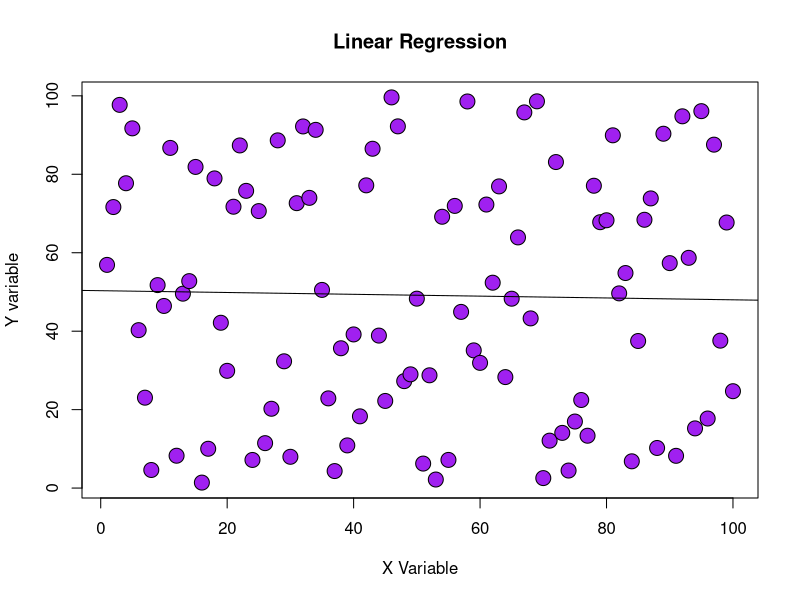
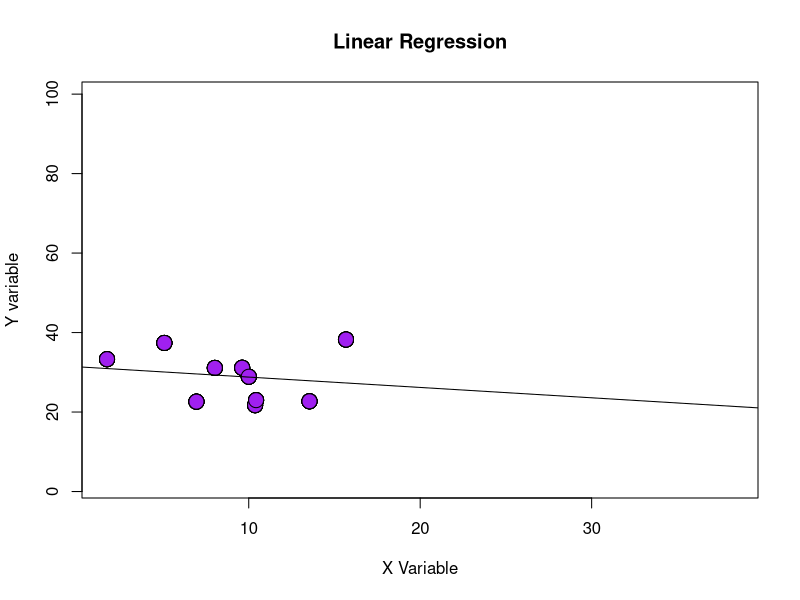
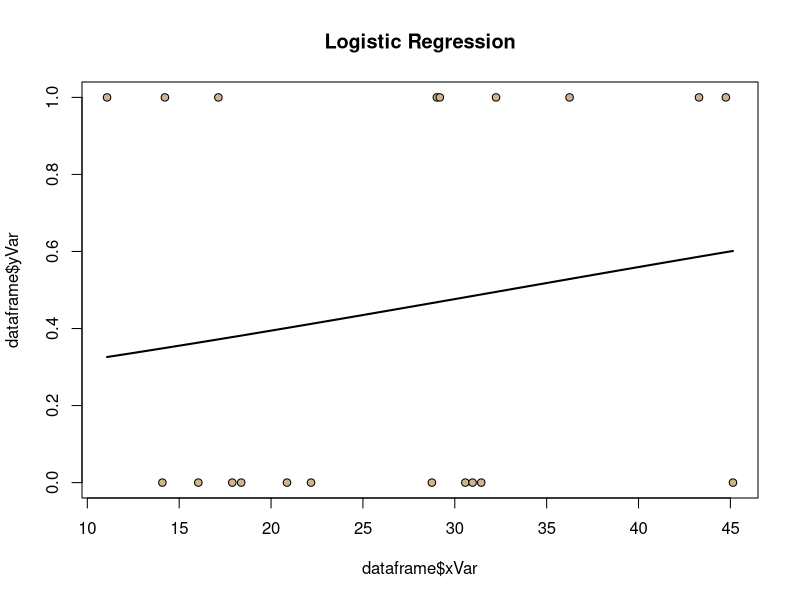
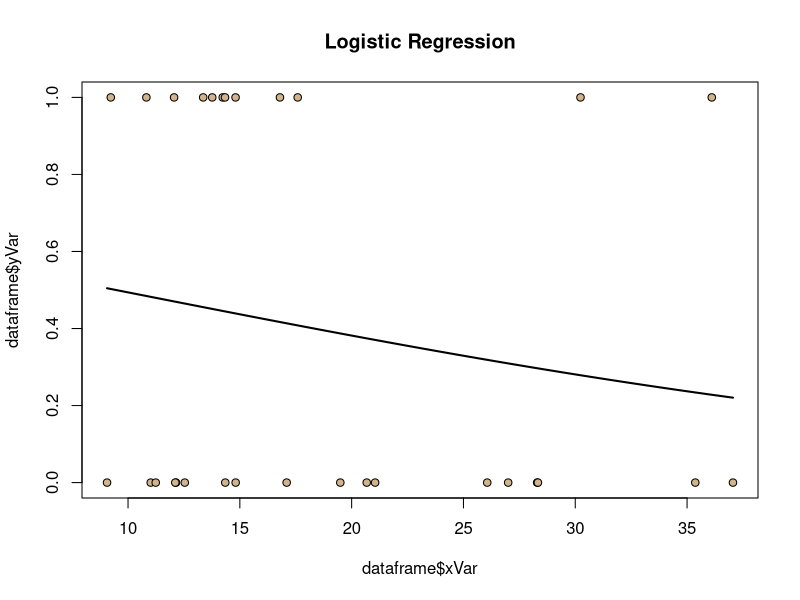
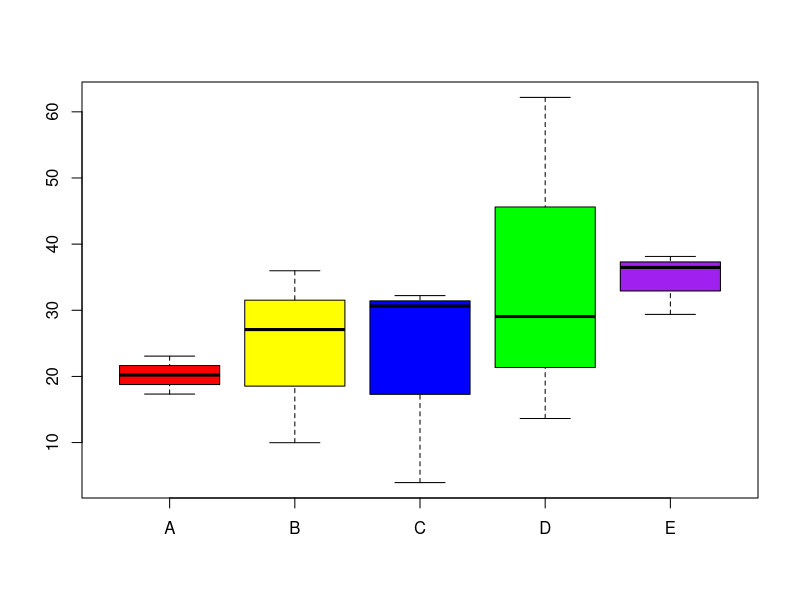
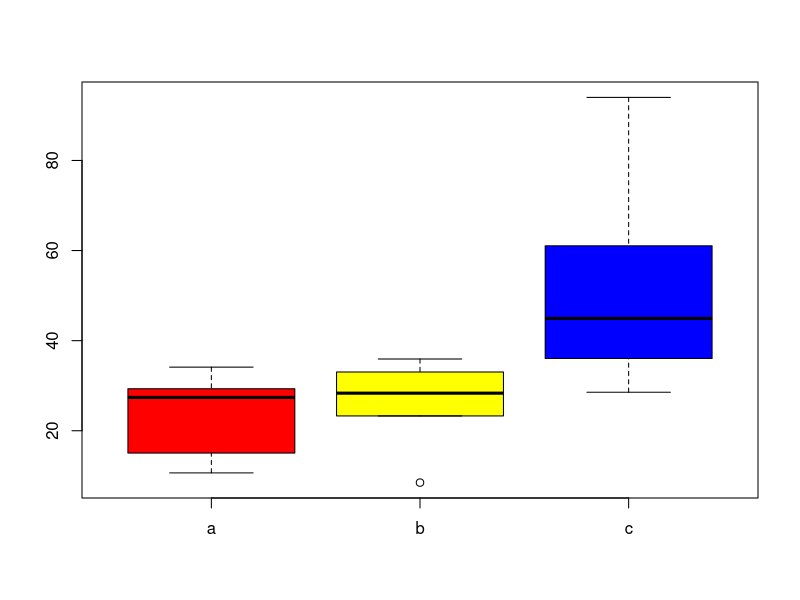
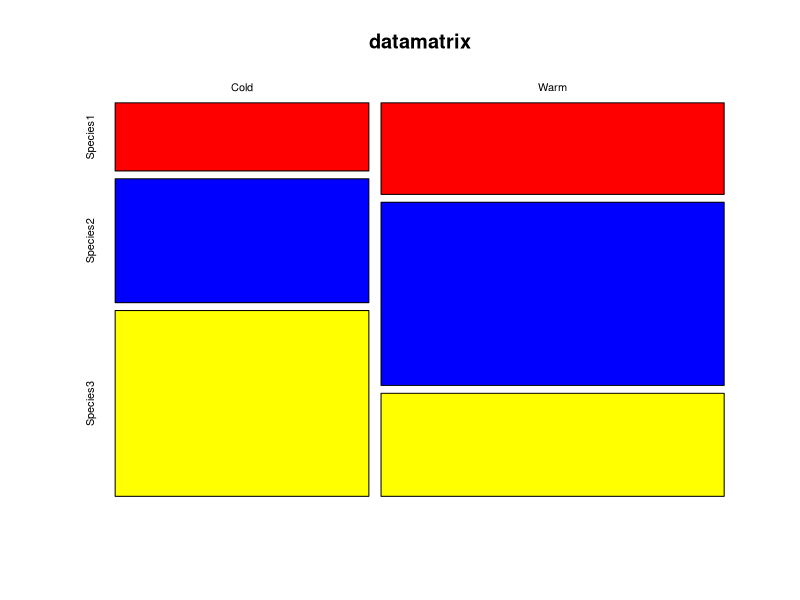
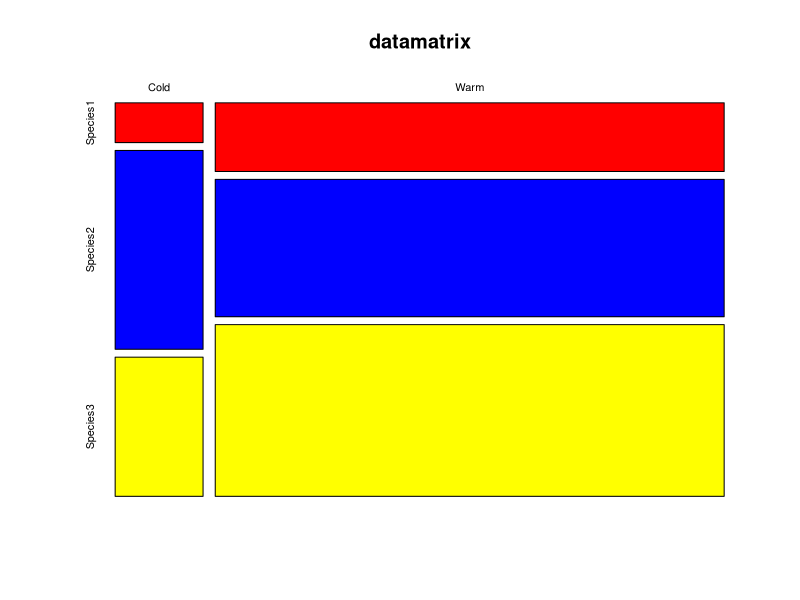

Here is the R script that generated these plots, in order:
## ---- chunk 1
linReg <- function(xVar= 1:100,yVar=runif(100,min=0,max=100),
                   dataframe=data.frame(xVar,yVar)){
  linRegMod <- lm(yVar~xVar,data=dataframe)
  linRegOut <- c(slope=summary(linRegMod)$coefficients[2,1],
                 pValue=summary(linRegMod)$coefficients[2,4])
    return(linRegOut)}

linReg()
## ---- chunk 2
linRegPlot <-  function(xVar=1:100,yVar=runif(100,min=0,max=100),dataframe=data.frame(xVar,yVar)){
  lrplot <- plot(y=dataframe$yVar,
                       x=dataframe$xVar,
                      cex=2, 
                      pch=21,
                      bg="purple",
                      main="Linear Regression",
                      xlab="X Variable", 
                      ylab="Y variable",
                      xlim=range(xVar),
                      ylim=range(yVar))
  linRegMod <- lm(yVar~xVar,data=dataframe)
  abline(linRegMod)
  return(lrplot)
}

linRegPlot()
## ---- chunk 3
# make tiny data set
rdat <- data.frame(xVar=runif(10,min=0,max=20),yVar=runif(10,min=20,max=40))

# test linReg function with rdat
linReg(rdat)

# test linRegPlot function with rdat
linRegPlot(rdat)
## ---- chunk 4
logReg <- function(xVar=rgamma(n=20,shape=5,scale=5), 
                   yVar=rbinom(n=20,size=1,p=0.5)){
  logRegMod <- glm(yVar~ xVar,
                   family=binomial(link="logit"))
  logRegOut <- c(xVarEst=summary(logRegMod)$coefficients[2,1],
                 pValue=summary(logRegMod)$coefficients[2,4])
   return(logRegOut)}

logReg()
## ---- chunk 5
logRegPlot <- function(xVar=rgamma(n=20,shape=5,scale=5), 
                       yVar=rbinom(n=20,size=1,p=0.5),dataframe = data.frame(xVar,yVar)){
lrResults <- glm(yVar ~ xVar, family="binomial"(link="logit"))
LRplot <- plot(dataframe$xVar, y=dataframe$yVar,
                   pch=21,
                   bg="tan",
                   cex=1,
                   main="Logistic Regression")
LRplot1 <- curve(predict(lrResults,
              data.frame(xVar=x),
              type="response"),
      add=TRUE,
      lwd=2)
return(LRplot1)}

logRegPlot()
## ---- chunk 6
# tiny data set
xVar <- rgamma(n=30,shape=4,scale=4)
yVar <- rbinom(n=30,size=1,p=0.5)
df <- data.frame(xVar,yVar)
 
# test logReg
logReg(xVar=xVar,yVar=yVar)

# test logRegPlot
logRegPlot(xVar=xVar,yVar = yVar,dataframe=df)
## ---- chunk 7
analVar <- function(xVar=as.factor(rep(c("A","B","C","D","E"),each=3)),
                    yVar=c(rgamma(10,shape=5,scale=5),rgamma(5,shape=5,scale=10))){
                      df=data.frame(xVar,yVar)
          aovMod <- aov(yVar~xVar,data=df)
          aovOut <- summary(aovMod)[[1]][["Pr(>F)"]][1]
         return(aovOut)}
        
analVar()
## ---- chunk 8
analVarPlot <- function(xVar=as.factor(rep(c("A","B","C","D","E"),each=3)),yVar=c(rgamma(15,shape=5,scale=5))){
  df <- data.frame(xVar,yVar)
  aovMod <- aov(yVar~xVar,data=df)
  aovPlot <-  boxplot(yVar~xVar,
                      data=df,
                      col=c("red","yellow","blue","green","purple"),
                    xlab=names(xVar),ylab=names(yVar))
  return(aovPlot)}
  
analVarPlot() 
## ---- chunk 9
# make tiny data set
xVar1 <- as.factor(rep(c("a","b","c"),each=5))
yVar1 <- c(rgamma(10,shape=5,scale=5),rgamma(5,shape=5,scale=10))

# test analVar() using tiny data set
analVar(xVar=xVar1,yVar=yVar1)

# test analVarPlot() using tiny data set
analVarPlot(xVar=xVar1,yVar=yVar1)
## ---- chunk 10
contTable <- function(x=c(22,40,60),y=c(40,80,45),datamatrix=rbind(x,y)){
  rownames(datamatrix)=c("Cold","Warm")
  colnames(datamatrix)=c("Species1","Species2","Species3")
  contTableMod <- chisq.test(datamatrix)
  contTableOut <- print(chisq.test(datamatrix)[3])
          return(contTableOut)}

contTable()
## ---- chunk 11
contPlot <- function(x=c(22,40,60),y=c(40,80,45),datamatrix=rbind(x,y)){
  rownames(datamatrix)=c("Cold","Warm")
  colnames(datamatrix)=c("Species1","Species2","Species3")
  mplot <- mosaicplot(x=datamatrix,col=c("red","blue","yellow"),shade=F)
  return(mplot)}

contPlot()
## ---- chunk 12
x <- c(2,10,7)
y <- c(20,40,50)
dm <- rbind(x,y)

# test contTable()
contTable(x,y,dm)

# test contPlot()
contPlot(x,y,dm)
